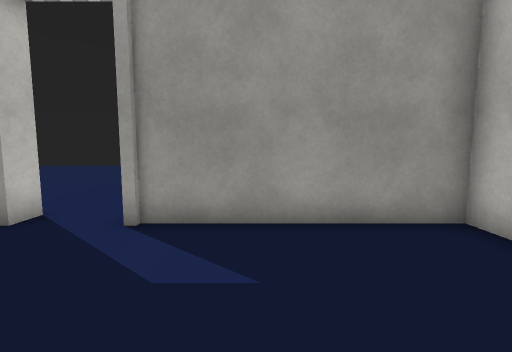
View 1 (above)

19 first-person views from a walk through a 3-D level made in the Unity game engine. The camera is 1.4 m above the floor, tilts 6° down and sees 85° across. The floor is counted in squares, 1 m on a side. Each view is taken from the middle of a square. On the plan, view 1 faces up. The plan holds only what a view shows up to about 14 squares ahead; the rest is blank. The place goes on beyond the plan. Some surface patterns are stand-ins.

View 2
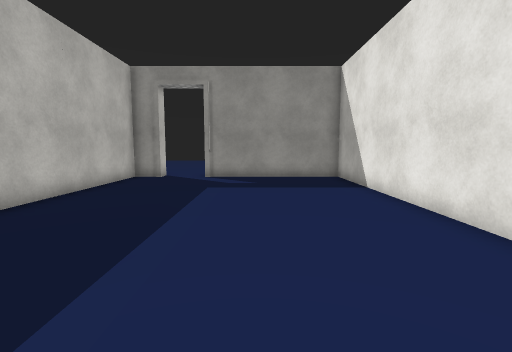

View 3
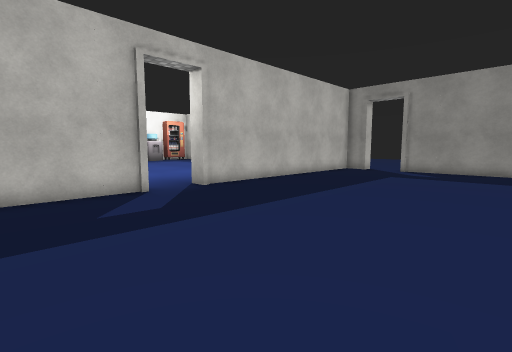

View 4
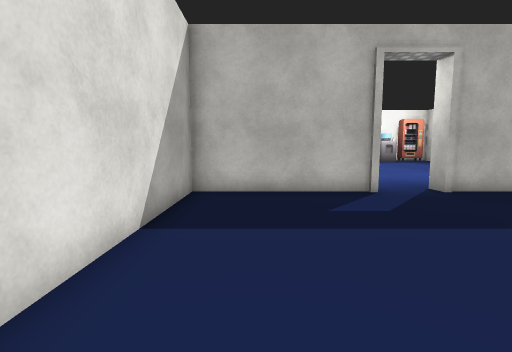

View 5
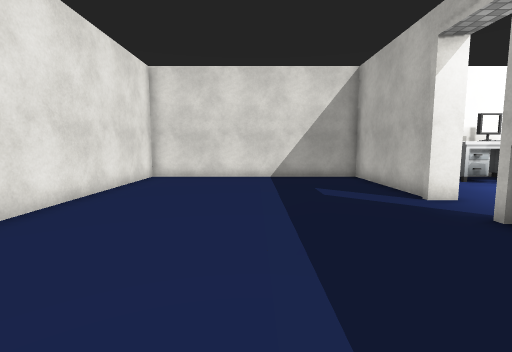

View 6
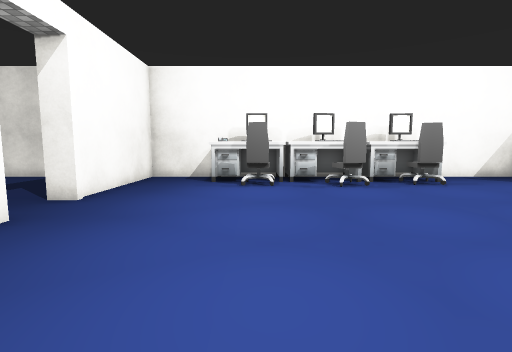

View 7
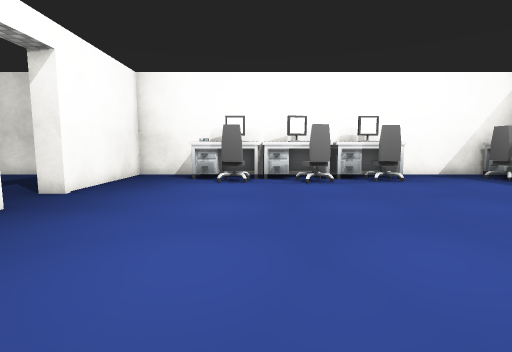

View 8
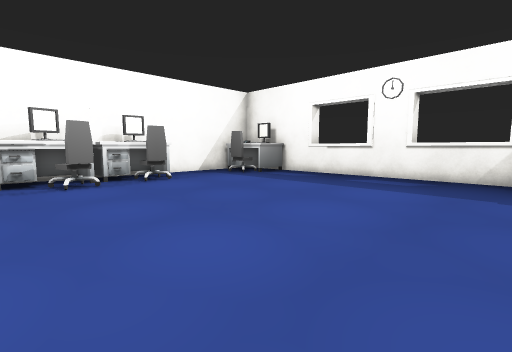

View 9
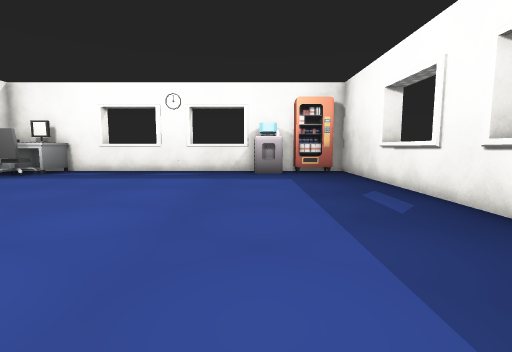

View 10
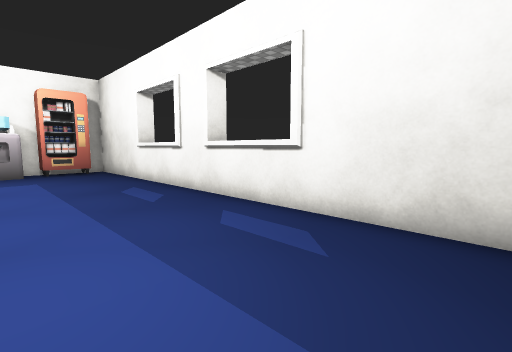

View 11
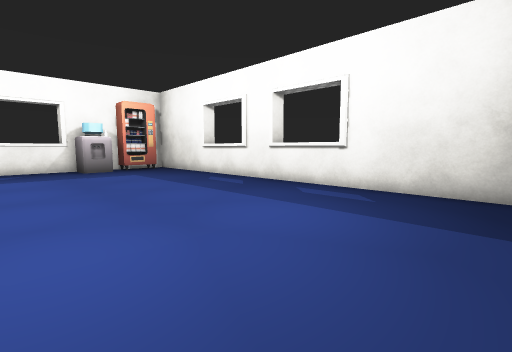

View 12
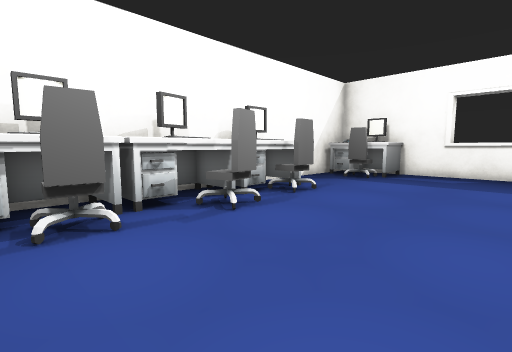

View 13
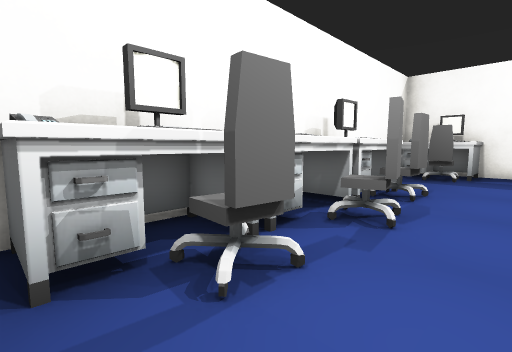

View 14
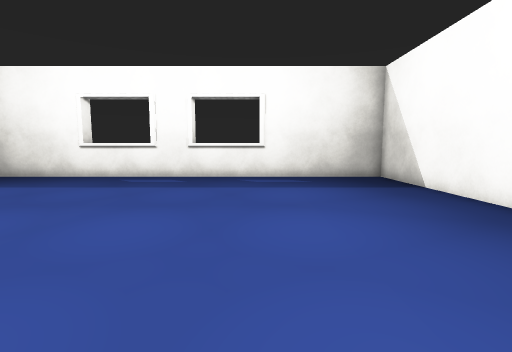

View 15
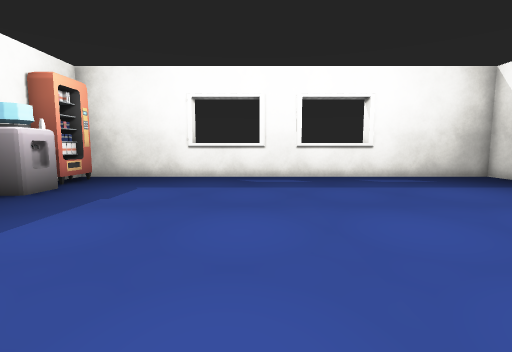

View 16
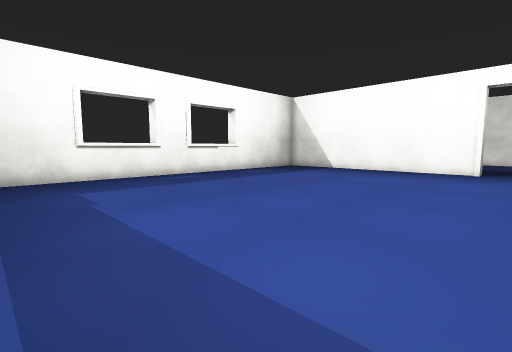

View 17
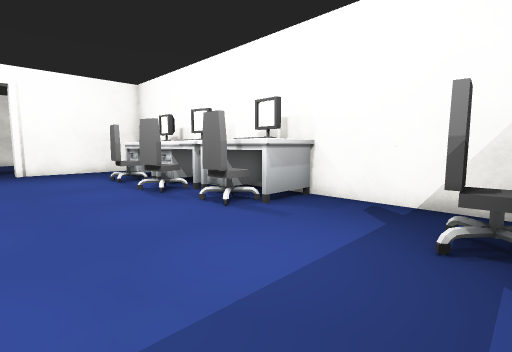

View 18
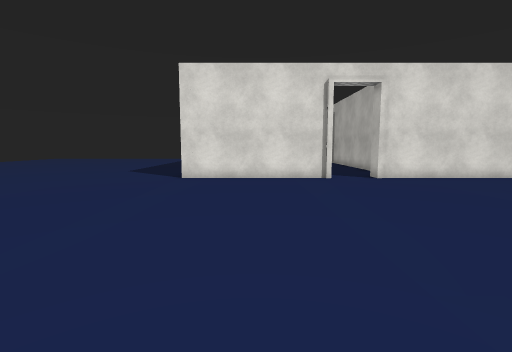

View 19
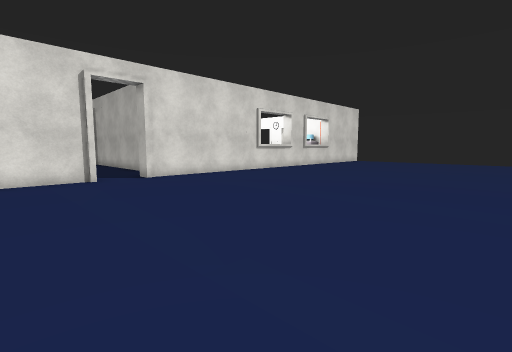

### Floor plan
Points are (right, up) in squares from view 1. A wall is a line through its corners. A room is listed if a view was taken in it or the views show most of it. See-through windows are left out.
Room 1 (views 1, 2, 3, 4, 5)
walls: (3.8, -4) (3.8, 5) (-2.4, 5); (-5.7, -8.2) (-5.7, -14) (3.8, -14) (3.8, -6.1); (-4.4, 5) (-5.7, 5) (-5.7, -6.2)
ways out: opening at (-6, -7.5) to room 2; opening at (-3.5, 5) to room 3
Room 2 (views 6, 7, 8, 9, 10, 11, 12, 13, 14, 15, 16, 17)
walls: (-12.5, -14) (-11.5, -14); (-5.7, -6.2) (-6.2, -6.2) (-6.2, -4.9); (-6.2, -1.7) (-6.2, 5) (-23.5, 5); (-9.3, -14) (-6.2, -14) (-6.2, -8.2) (-5.7, -8.2); (-23.5, -14) (-17.5, -14)
ways out: opening at (-6, -7.5) to room 1
objects: other object (-23, -13) to (-22, -11); other object (-18, -14) to (-16, -11); other object (-15, -14) to (-13, -11); other object (-12, -14) to (-9, -11)
Room 3 (views 18, 19)
walls: (-10.5, 5.5) (-4.4, 5.5) (-4.4, 4.8); (-2.4, 5.5) (4.4, 5.5)
ways out: opening at (-3.5, 5) to room 1

Positions as (right, up) in squares from view 1, and headings:
1: (0, 0), facing up
2: (0, -8), facing up
3: (3, -12), facing up-left
4: (3, -12), facing left
5: (-1, -1), facing down
6: (-11, -1), facing down
7: (-12, 0), facing down
8: (-12, 0), facing down-left
9: (-9, 0), facing left
10: (-8, 0), facing up-left
11: (-7, -4), facing up-left
12: (-10, -6), facing down-left
13: (-9, -9), facing down-left
14: (-12, -8), facing up
15: (-17, -8), facing up
16: (-23, -8), facing up-right
17: (-23, -7), facing down-right
18: (1, 18), facing down
19: (1, 18), facing down-left
